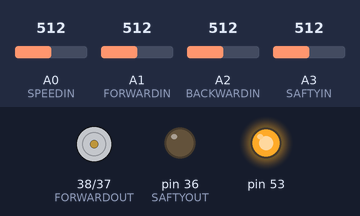
Simulated run of this sketch. Board: Arduino Mega 2560, built with avr-gcc and run on an emulated ATmega2560. Parts: motor-driver pin pairs drawn as motors (green arrow = first pin HIGH = forward, orange = second pin HIGH = backward, longer = more drive), output pins drawn as LEDs (lit = HIGH). The test bench sets the inputs (shaded band); at power-on: A1 (FORWARDIN) = 512, A2 (BACKWARDIN) = 512, A0 (SPEEDIN) = 512, A3 (SAFTYIN) = 512. The ROS host is connected and sends only what is stated; what the sketch prints to the serial monitor is not drawn.

Above: at 1.9 s.
2.0 s: A1 (FORWARDIN) set to 1010
At 3.6 s:
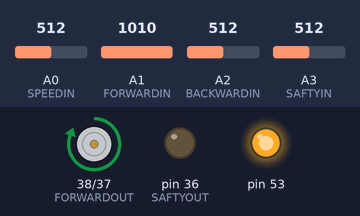
4.6 s: A2 (BACKWARDIN) set to 1010
At 6.4 s:
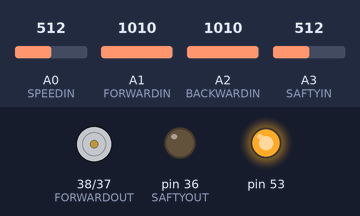
8.6 s: A1 (FORWARDIN) set to 992
At 11.3 s:
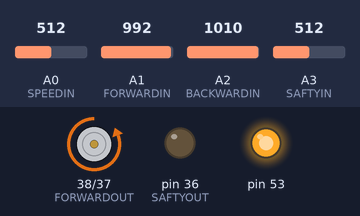
11.6 s: A2 (BACKWARDIN) set to 992
At 14.3 s:
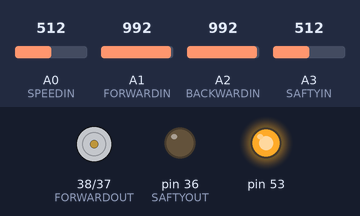
Timing chart, 0 to 15.6 s (numbered marks = the images above; inputs shaded):
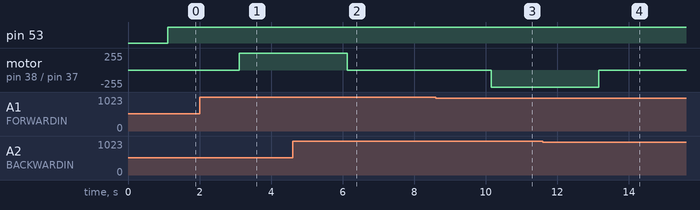

The sketch:

Speed_Control_Node.ino
```cpp
#include <ros.h>
#include <std_msgs/Int64.h>
#include <std_msgs/String.h>
#include <std_msgs/Float64.h>
#include <std_msgs/Float64MultiArray.h>


//------------ROS--TOPIC--------------------------//
ros::NodeHandle  nh;

std_msgs::Float64 FORWARD,BACKWARD,PADEL,SPEED,SPEED_GNSS;
ros::Publisher direc1("direction_F",&FORWARD);
ros::Publisher direc2("direction_B",&BACKWARD);
ros::Publisher direc3("direction_P",&PADEL);
ros::Publisher SpeedGNSS("SpeedGNSS",&SPEED_GNSS);

//-----------ROS---SUBSCRIBER-----------------------//
void messageCb( const std_msgs::Float64& msg)
{
   float  velocity_GNSS = msg.data; // sub data
   float Kmperhr = velocity_GNSS;

   SPEED_GNSS.data = velocity_GNSS;  // and pub
   SpeedGNSS.publish(&SPEED_GNSS);
}
 ros::Subscriber<std_msgs::Float64> sub("Velocity_test", &messageCb );


//----------LIBRARY--------------------------------//
#include <SPI.h>
#include <digitalWriteFast.h>
//------------------PIN--ARDUINO-------------------//
#define FORWARDIN    A1
#define BACKWARDIN   A2
#define SAFTYIN      A3
#define SPEEDIN      A0

#define FORWARDOUT   38
#define BACKWARDOUT  37
#define SAFTYOUT     36

#define CONTROLSPEED  53

//-------------PARAMETER--TIME---------------------//
long previousMillis = 0;
long currentMillis = 0;
int interval = 100;
//------------------PARAMETER--FUNCTION------------------//
int value;
byte address = 0x11;


//-------------------------------------------------------//
void setup()
{

//----CREATE--ROS--TOPIC---------------//
  nh.initNode();
  nh.advertise(direc1);       //ROS  PUBLISH
  nh.advertise(direc2);       //ROS  PUBLISH
  nh.advertise(direc3);       //ROS  PUBLISH
  nh.advertise(SpeedGNSS);    //ROS  PUBLISH
  nh.subscribe(sub);          //ROS  SUBSCRIBER

//------------PINMODE------------------//
pinMode (FORWARDIN, INPUT);
pinMode (BACKWARDIN, INPUT);
pinMode (SAFTYIN, INPUT);

pinMode (FORWARDOUT, OUTPUT);
pinMode (BACKWARDOUT, OUTPUT);
pinMode (SAFTYOUT, OUTPUT);

pinMode (53,OUTPUT);


SPI.begin();
Serial.begin(57600);


}

void loop()
{
  currentMillis = millis();
    if(currentMillis - previousMillis> interval)
    {
       previousMillis = currentMillis;

        float state1 = analogRead(FORWARDIN);
        float state2 = analogRead(BACKWARDIN);
        float state3 = analogRead(SAFTYIN);
        float state4 = analogRead(SPEEDIN);

        Serial.print("State1 = ");
        Serial.print(state1);
        Serial.print(" || State2 = ");
        Serial.print(state2);
        Serial.print(" || State3 = ");
        Serial.print(state3);

//-----------publish--direction--forward --backward--padel------------ //

          FORWARD.data = state1;
            direc1.publish(&FORWARD);
          BACKWARD.data = state2;
            direc2.publish(&BACKWARD);
          PADEL.data = state3;
            direc3.publish(&PADEL);
          nh.spinOnce();
          delay(1000);
//-------------------------------------------------------------------//
        value = 20;

        runSpeed(state1,state2,state3,value); //call runspeed function
    }
}


void runSpeed (float state1,float state2,float state3,float value)
{

  if ((state1 > 1000) & (state2 < 1000))                  //Forward
  {
    Serial.print(" || Forward...");
    digitalWrite(FORWARDOUT,HIGH);
    digitalWrite(BACKWARDOUT,LOW);
    digitalPotWrite(value);

    // if (state3 > 1000)
    // {
    //   Serial.println(" || Press Padel...");
    //   digitalWrite(SAFTYOUT,HIGH);
    // }
    // if (state3 < 1000)
    // {
    //   Serial.println(" || Dont Press Padel...");
    //   digitalWrite(SAFTYOUT,LOW);
    // }

  }

  if ((state1 < 1000) & (state2 > 1000))                  //Backwad
  {
    Serial.print(" || Backward...");
    digitalWrite(FORWARDOUT,LOW);
    digitalWrite(BACKWARDOUT,HIGH);
    digitalPotWrite(value);

    // if (state3 > 1000)
    // {
    //   Serial.println(" || Press Padel...");
    //   digitalWrite(SAFTYOUT,HIGH);
    // }
    // if (state3 < 1000)
    // {
    //   Serial.println(" || Dont Press Padel...");
    //   digitalWrite(SAFTYOUT,LOW);
    // }

  }

  if ((state1 < 1000) & (state2 < 1000))                  //None
  {
    value = 0;
    Serial.print(" || None...");
    digitalWrite(FORWARDOUT,LOW);
    digitalWrite(BACKWARDOUT,LOW);
    digitalPotWrite(value);

    // if (state3 > 1000)
    // {
    //   Serial.println(" || Press Padel...");
    //   digitalWrite(SAFTYOUT,HIGH);
    // }
    // if (state3 < 1000)
    // {
    //   Serial.println(" || Dont Press Padel...");
    //   digitalWrite(SAFTYOUT,LOW);
    // }

  }

  if ((state1 > 1000) & (state2 > 1000))                  //ERROR
  {
    value = 0;
    Serial.print(" || ERROR...");
    digitalWrite(FORWARDOUT,LOW);
    digitalWrite(BACKWARDOUT,LOW);
    digitalPotWrite(value);

    // if (state3 > 1000)
    // {
    //   Serial.println(" || Press Padel...");
    //   digitalWrite(SAFTYOUT,HIGH);
    // }
    // if (state3 < 1000)
    // {
    //   Serial.println(" || Dont Press Padel...");
    //   digitalWrite(SAFTYOUT,LOW);
    // }

  }


}


int digitalPotWrite(float value)
{
  Serial.print(" || Value = ");
  Serial.println(value);
  digitalWrite(53, LOW);
  SPI.transfer(address);
  SPI.transfer(value);
  digitalWrite(53, HIGH);
}
```

Measured:
- after the input at 2.0 s, motor on pin 38 (FORWARDOUT) / pin 37 (BACKWARDOUT): stopped → forward 255/255 after 1.1 s
- after the input at 4.6 s, motor on pin 38 (FORWARDOUT) / pin 37 (BACKWARDOUT): forward 255/255 → stopped after 1.5 s
- after the input at 8.6 s, motor on pin 38 (FORWARDOUT) / pin 37 (BACKWARDOUT): stopped → backward 255/255 after 1.5 s
- after the input at 11.6 s, motor on pin 38 (FORWARDOUT) / pin 37 (BACKWARDOUT): backward 255/255 → stopped after 1.6 s
